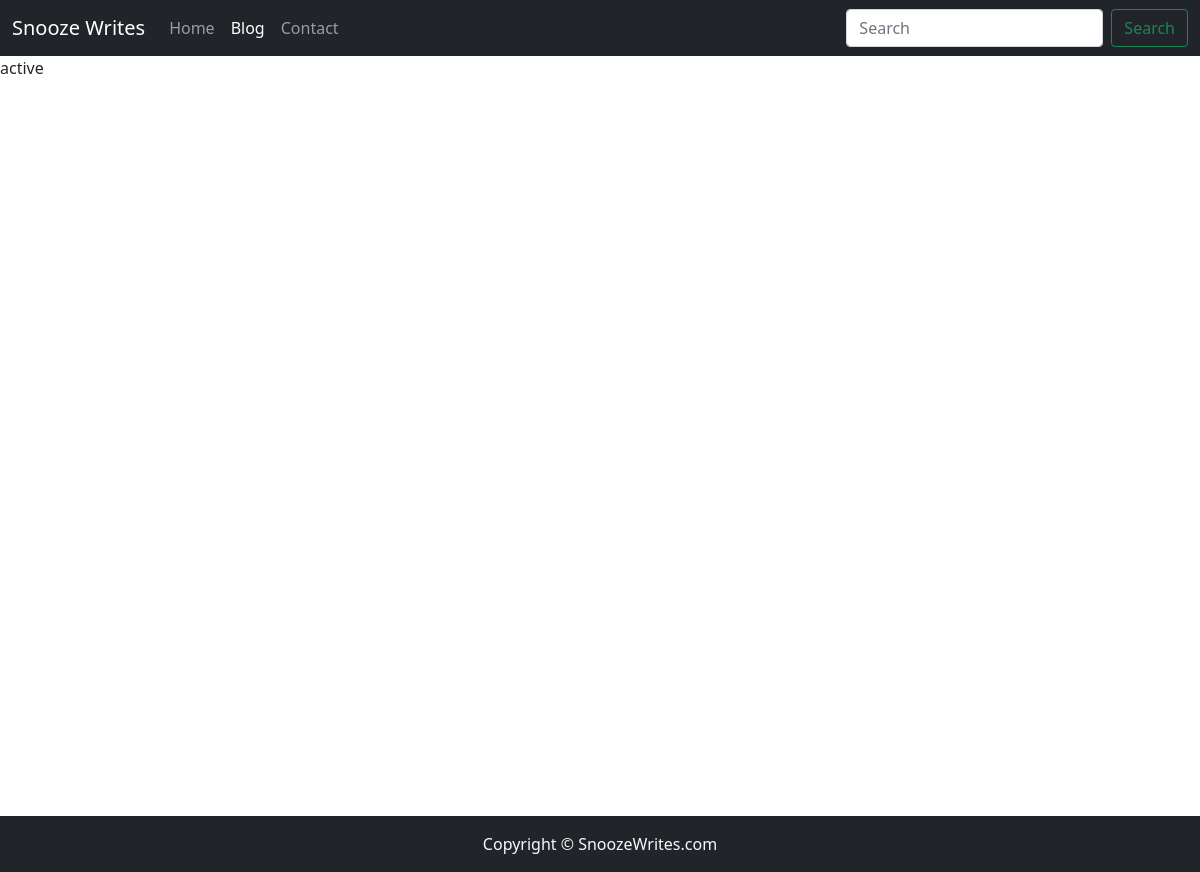
Page /blogpost/ehw on the earlier database version.
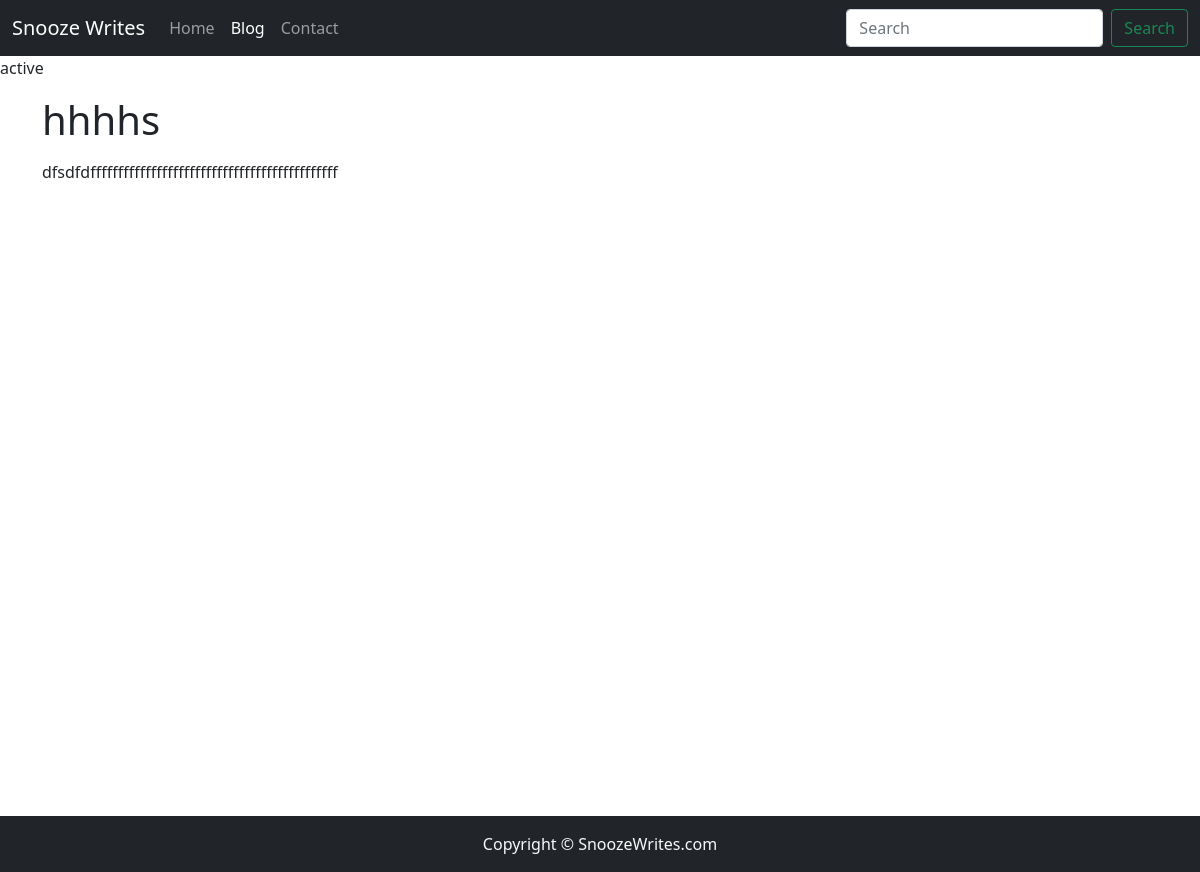
Same page on the later database version.
### blog/models.py (models this page shows, shortened)
class Blog(models.Model):
    sno = models.AutoField(primary_key=True)
    title = models.CharField(max_length=200)
    content = models.TextField()
    short_desc = models.CharField(max_length=250, default="")
    slug = models.CharField(max_length=100)
    time = models.DateTimeField(auto_now_add=True)

### blog/views.py (the view)
# urls.py: path('blogpost/<str:slug>', views.blogpost, name='blog'),
def blogpost(request, slug):
    blog = Blog.objects.filter(slug = slug).first()
    context = {'blog': blog}
    return render(request, 'blogpost.html', context)

### templates/blogpost.html (shortened to what this page needs)
{% extends 'base.html' %}
{% block body %}
{% block blogactive %}active{% endblock blogactive %}
<div class="container">
<h1 class="my-3">{{blog.title}}</h1>
<div class="row my-3">
    {{blog.content|safe}}
</div>
</div>
{% endblock body %}

Differences in the rows shown:
added Blog: title "hhhhs", content "dfsdfdfffffffffffffffffffffffffffffffffffffffffffff"
